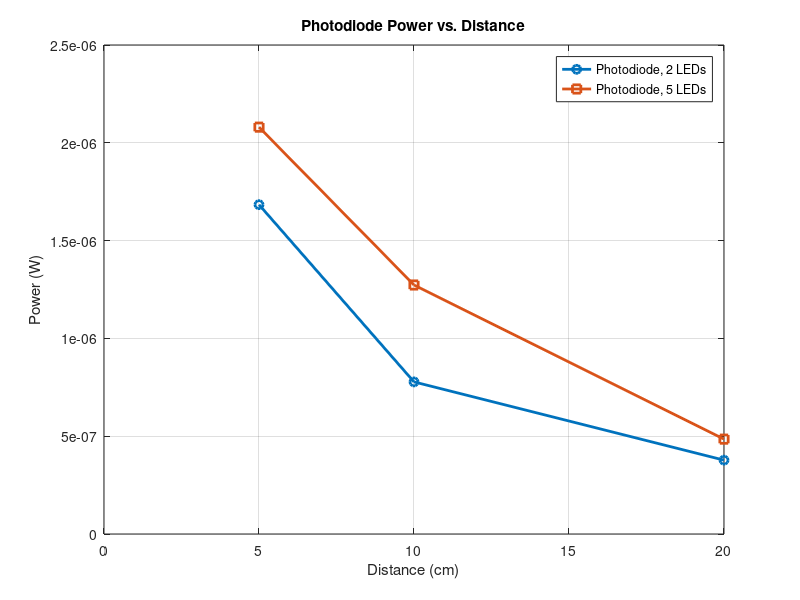
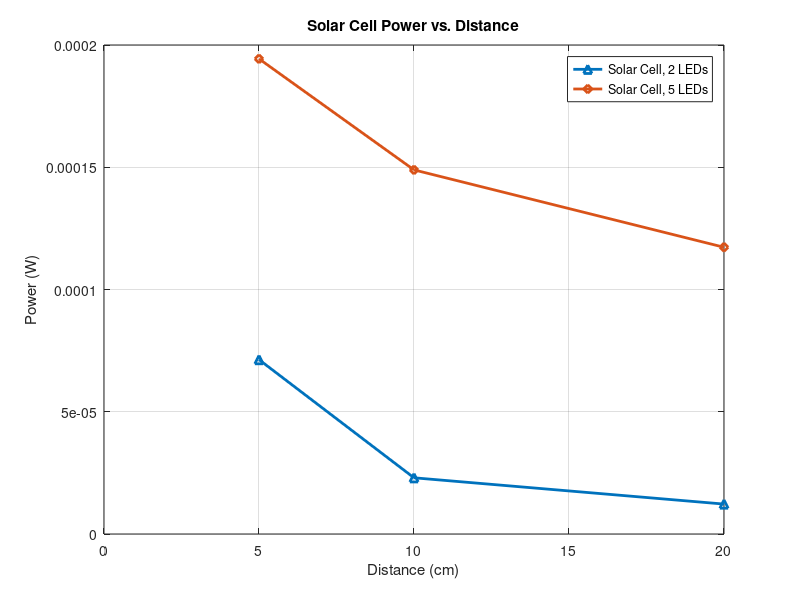

The MATLAB source for these figures, in order:
% Example Data (replace with your real measurements)
voltages_2LED_p = [0.745 0.648 0.59];
currents_2LED_p = [2.26 1.2 0.64];   % in microamps

voltages_5LED_p = [.8 .67 0.59];
currents_5LED_p = [2.6 1.9 0.822];   % in microamps

voltages_2LED_s = [1.67 1.21 1.02];
currents_2LED_s = [42.7 19 12];           % in microamps

voltages_5LED_s = [2.3 2.04 1.91];
currents_5LED_s = [84.5 73 61.4];           % in microamps

distances = [5, 10, 20]; % in cm

% Convert currents to amperes for power calculation microamps to amps
currents_photodiode_2 = currents_2LED_p * 1e-6; 
currents_photodiode_5 = currents_5LED_p * 1e-6; 
currents_solar_2 = currents_2LED_s * 1e-6;           
currents_solar_5 = currents_5LED_s * 1e-6;

% Calculate Power
power_photodiode_2 = voltages_2LED_p .* currents_photodiode_2;   % Watts
power_photodiode_5 = voltages_5LED_p .* currents_photodiode_5;
power_solar_2 = voltages_2LED_s .* currents_solar_2;             % Watts
power_solar_5 = voltages_5LED_s .* currents_solar_5; 

% Plotting
% Photodiode Power Plot
figure;
plot(distances, power_photodiode_2, '-o', 'LineWidth', 2, 'DisplayName', 'Photodiode, 2 LEDs');
hold on;
plot(distances, power_photodiode_5, '-s', 'LineWidth', 2, 'DisplayName', 'Photodiode, 5 LEDs');
hold off;
xlabel('Distance (cm)');
ylabel('Power (W)');
title('Photodiode Power vs. Distance');
legend('Location', 'northeast');
grid on;

% Solar Cell Power Plot
figure;
plot(distances, power_solar_2, '-^', 'LineWidth', 2, 'DisplayName', 'Solar Cell, 2 LEDs');
hold on;
plot(distances, power_solar_5, '-d', 'LineWidth', 2, 'DisplayName', 'Solar Cell, 5 LEDs');
hold off;
xlabel('Distance (cm)');
ylabel('Power (W)');
title('Solar Cell Power vs. Distance');
legend('Location', 'northeast');
grid on;
